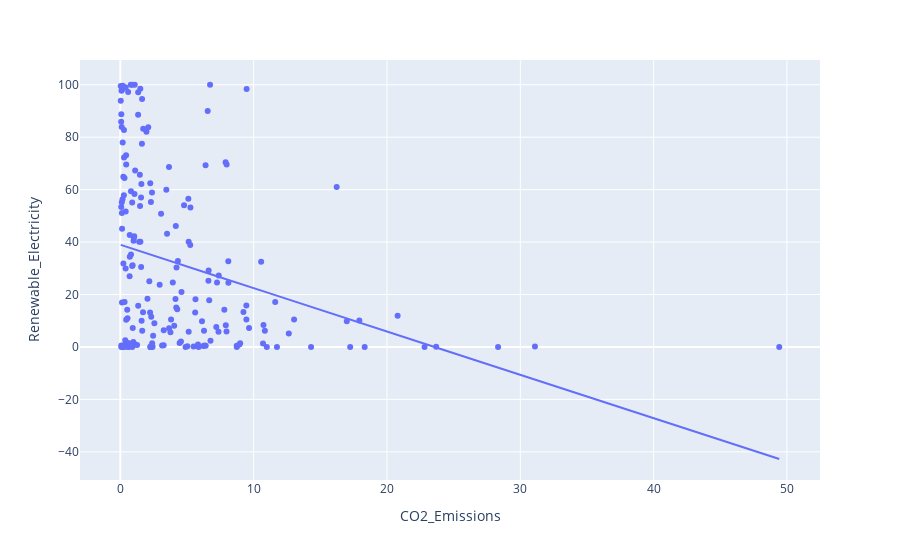

This figure's notebook cell:
### Code cell
import plotly.express as px
px.scatter(df, x='CO2_Emissions', y='Renewable_Electricity', trendline="ols")

### Figure 1 — Plotly figure (JSON) as saved in the notebook; plotly's stock layout.template omitted (floating-point values rounded to 4 significant figures; data arrays with more than 128 entries replaced by an {"elided": "..."} marker saying what was removed)
{"data": [{"hovertemplate": "CO2_Emissions=%{x}<br>Renewable_Electricity=%{y}<extra></extra>", "legendgroup": "", "marker": {"color": "#636efa", "symbol": "circle"}, "mode": "markers", "name": "", "orientation": "v", "showlegend": false, "type": "scatter", "x": {"elided": "198 float values"}, "xaxis": "x", "y": {"elided": "198 float values"}, "yaxis": "y"}, {"hovertemplate": "<b>OLS trendline</b><br>Renewable_Electricity = -1.65312 * CO2_Emissions + 38.9686<br>R<sup>2</sup>=0.098185<br><br>CO2_Emissions=%{x}<br>Renewable_Electricity=%{y} <b>(trend)</b><extra></extra>", "legendgroup": "", "marker": {"color": "#636efa", "symbol": "circle"}, "mode": "lines", "name": "", "showlegend": false, "type": "scatter", "x": {"elided": "192 float values"}, "xaxis": "x", "y": {"elided": "192 float values"}, "yaxis": "y"}], "layout": {"legend": {"tracegroupgap": 0}, "margin": {"t": 60}, "xaxis": {"anchor": "y", "domain": [0, 1], "title": {"text": "CO2_Emissions"}}, "yaxis": {"anchor": "x", "domain": [0, 1], "title": {"text": "Renewable_Electricity"}}}}
